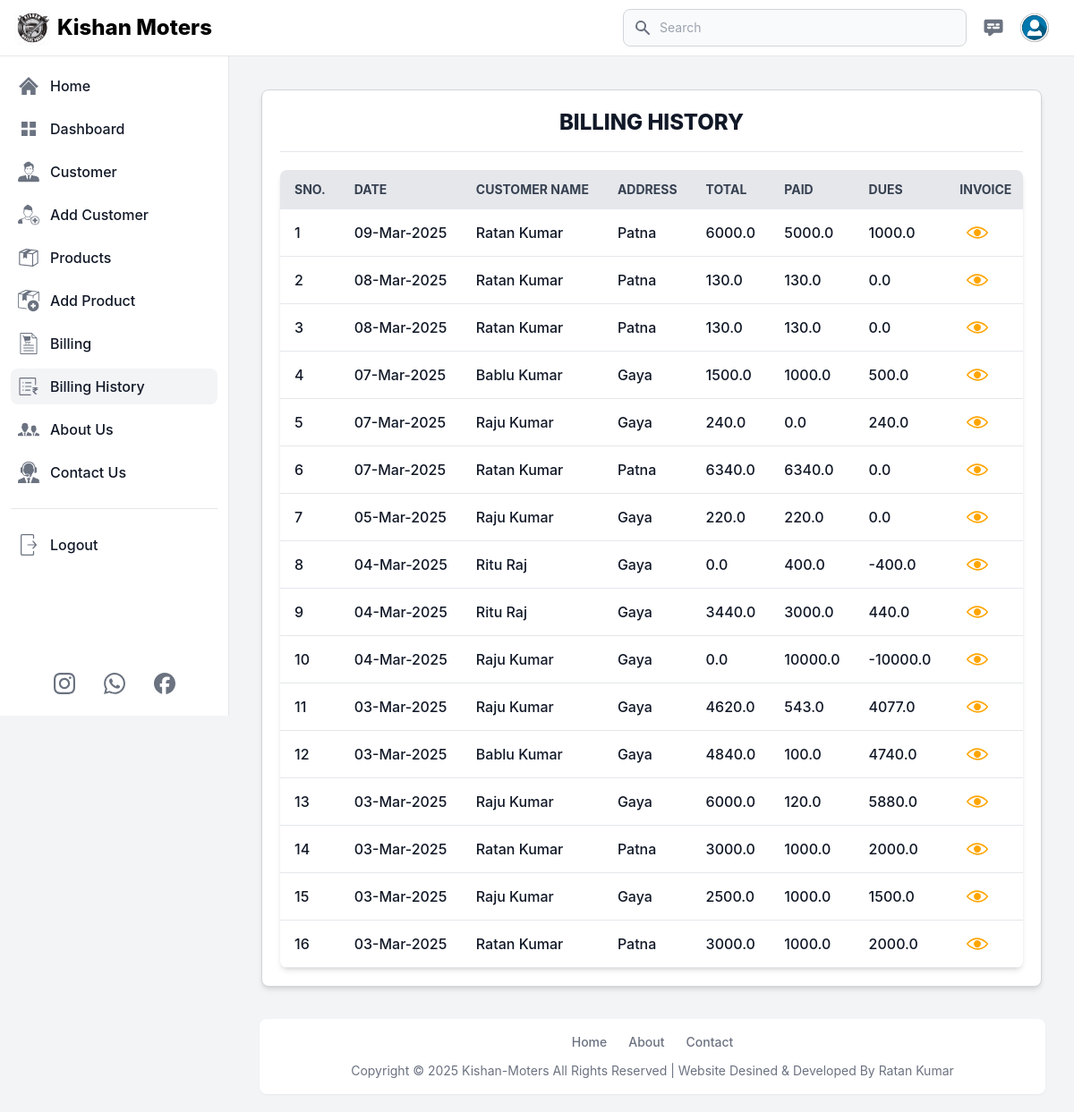
/billing_history (signed in), run on the app's committed database.
### app.py (models this page shows, shortened)
class Customer(db.Model):
    id = db.Column(db.Integer, primary_key=True)
    user_id = db.Column(db.Integer, db.ForeignKey('user.id'), nullable=False)
    customer_name = db.Column(db.String(100), nullable=False)
    customer_village = db.Column(db.String(100), nullable=False)
    customer_mob_no = db.Column(db.String(100), nullable=False)

class Billing(db.Model):
    id = db.Column(db.Integer, primary_key=True)
    customer_id = db.Column(db.Integer, db.ForeignKey('customer.id'), nullable=False)
    billing_date = db.Column(db.DateTime, default=india_time)
    total_amount = db.Column(db.Float, nullable=False)
    amount_paid = db.Column(db.Float, default=0)  # Amount the customer paid
    dues = db.Column(db.Float, default=0)  # Remaining amount to be paid
    customer = db.relationship('Customer', backref=db.backref('bills', lazy=True, cascade="all"))

### app.py (the view)
@app.route('/billing_history', methods=['GET', 'POST'])
def billing_history():
    if 'email' in session:
        user = User.query.filter_by(email=session['email']).first()
        messages = Contact_us.query.order_by(Contact_us.id.desc()).all()
        customer_billing = (
            db.session.query(Customer, Billing)
            .join(Billing, Billing.customer_id == Customer.id)
            .filter(Customer.user_id == user.id)
            .order_by(Billing.id.desc())
            .all()
        )
        return render_template('billing_history.html', title='Billing History', current_page = 'billing_history', user=user, customer_billing=customer_billing, messages=messages)
    else:
        flash('You need to login first.', 'error')
        return redirect('/login')

### templates/billing_history.html (shortened to what this page needs)
{% extends 'layout.html' %}
{% block content %}
<main class="p-4 md:ml-64 h-auto pt-20">
    <div class="p-5 m-2 md:m-5 bg-white dark:bg-gray-800 rounded-lg shadow-md border border-gray-300 dark:border-gray-700">
        <div class="flex justify-center items-center pb-4 mb-4 rounded-t border-b sm:mb-5 dark:border-gray-600">
            <h3 class="text-2xl block uppercase font-extrabold text-gray-900 dark:text-white">
                Billing History
            </h3>
        </div>
        <div class="mt-5 bg-white dark:bg-gray-800 relative shadow-md sm:rounded-lg overflow-hidden">
            <div class="overflow-x-auto">
                <table class="billing-table  w-full text-sm text-left text-gray-500 dark:text-gray-400">
                    <thead class="text-sm text-gray-700 uppercase bg-gray-200 dark:bg-gray-700 dark:text-gray-400">
                        <tr>
                            <th scope="col" class="px-4 py-3 whitespace-nowrap">SNo.</th>
                            <th scope="col" class="px-4 py-3 whitespace-nowrap">Date</th>
                            <th scope="col" class="px-4 py-3 whitespace-nowrap">Customer Name</th>
                            <th scope="col" class="px-4 py-3 whitespace-nowrap">Address</th>
                            <th scope="col" class="px-4 py-3 whitespace-nowrap">Total</th>
                            <th scope="col" class="px-4 py-3 whitespace-nowrap">Paid</th>
                            <th scope="col" class="px-4 py-3 whitespace-nowrap">Dues</th>
                            <th scope="col" class="px-4 py-3 whitespace-nowrap">Invoice</th>
                        </tr>
                    </thead>
                    <tbody>
                        {% for customer, bill in customer_billing %}
                        <tr class="border-b text-base dark:border-gray-600 hover:bg-gray-100 dark:hover:bg-gray-700">
                            <td class="px-4 py-2 font-medium text-gray-900 whitespace-nowrap dark:text-white">
                                <div class="flex items-center">
                                    {{loop.index}}
                                </div>
                            </td>
                            <td class="px-4 py-2 font-medium text-gray-900 whitespace-nowrap dark:text-white">
                                <div class="flex items-center">
                                    {{ bill.billing_date.strftime('%d-%b-%Y') }}
                                </div>
                            </td>
                            <td class="px-4 py-2 font-medium text-gray-900 whitespace-nowrap dark:text-white">
                                <div class="flex items-center">
                                    {{ customer.customer_name}}
                                </div>
                            </td>
                            <td class="px-4 py-2 font-medium text-gray-900 whitespace-nowrap dark:text-white">
                                <div class="flex items-center">
                                    {{ customer.customer_village}}
                                </div>
                            </td>
                            <td class="px-4 py-2 font-medium text-gray-900 whitespace-nowrap dark:text-white">
                                <div class="flex items-center">
                                    {{ bill.total_amount}}
                                </div>
                            </td>
                            <td class="px-4 py-2 font-medium text-gray-900 whitespace-nowrap dark:text-white">
                                <div class="flex items-center">
                                    {{ bill.amount_paid}}
                                </div>
                            </td>
                            <td class="px-4 py-2 font-medium text-gray-900 whitespace-nowrap dark:text-white">
                                <div class="flex items-center">
                                    {{ bill.dues}}
                                </div>
                            </td>
                            <td class="px-4 py-2 font-medium text-gray-900 whitespace-nowrap dark:text-white">
                                <div class="flex items-center">
                                    <div class="mr-2 p-2 hover:bg-slate-800 hover:rounded-md">
                                        <a href="{{ url_for('customer_billing_detail', custo_id=customer.id, bill_id=bill.id)}}">
                                            <button class="flex justify-center items-center">
                                            </button>
                                        </a>
                                    </div>
                                </div>
                            </td>
                        </tr>
                        {% endfor %}
                    </tbody>
                </table>
            </div>
        </div>
    </div>
</main>
{% endblock %}

### data on the page
Customer: billing_date "09-Mar-2025", customer_name "Ratan Kumar", customer_village "Patna", total_amount "6000.0", amount_paid "5000.0", dues "1000.0", billing_date "08-Mar-2025", total_amount "130.0", amount_paid "130.0", dues "0.0", billing_date "07-Mar-2025", total_amount "6340.0", amount_paid "6340.0", billing_date "03-Mar-2025", total_amount "3000.0", amount_paid "1000.0", dues "2000.0"
Customer: billing_date "07-Mar-2025", customer_name "Bablu Kumar", customer_village "Gaya", total_amount "1500.0", amount_paid "1000.0", dues "500.0", billing_date "03-Mar-2025", total_amount "4840.0", amount_paid "100.0", dues "4740.0"
Customer: billing_date "07-Mar-2025", customer_name "Raju Kumar", customer_village "Gaya", total_amount "240.0", amount_paid "0.0", dues "240.0", billing_date "05-Mar-2025", total_amount "220.0", amount_paid "220.0", dues "0.0", billing_date "04-Mar-2025", total_amount "0.0", amount_paid "10000.0", dues "-10000.0", billing_date "03-Mar-2025", total_amount "4620.0", amount_paid "543.0", dues "4077.0", total_amount "6000.0", amount_paid "120.0", dues "5880.0", total_amount "2500.0", amount_paid "1000.0", dues "1500.0"
Customer: billing_date "04-Mar-2025", customer_name "Ritu Raj", customer_village "Gaya", total_amount "0.0", amount_paid "400.0", dues "-400.0", total_amount "3440.0", amount_paid "3000.0", dues "440.0"
